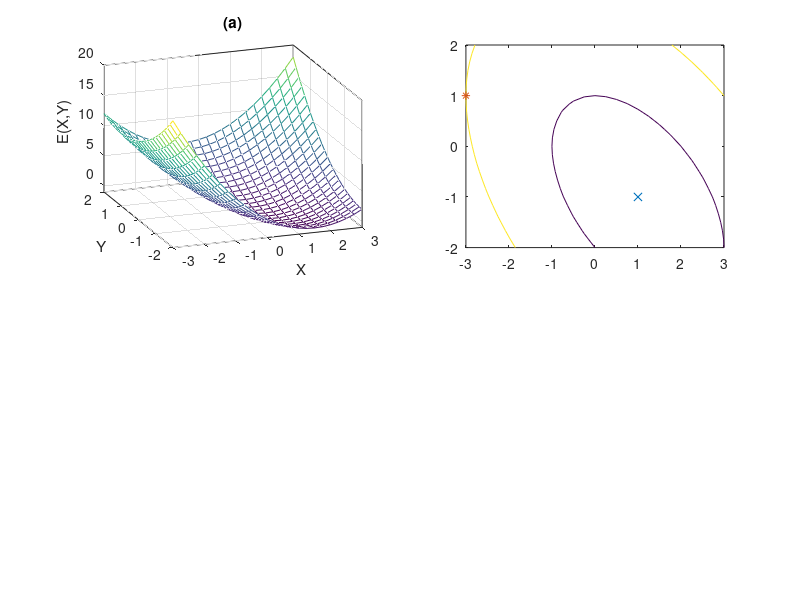

MATLAB code to generate this figure: (Note: this script raises an error after producing the figure.)
% bfgs.m
%
% Quadratic case --- Quasi-Newton BFGS formula 
%
% ukuran step = analysis
%
%      E(x,y) = ax^2+bxy+cy^2+dx+ey+f
%
% ===> E(x,y) = 1/2 * t'*A*t+B'*t+C  where t = [x; y]'
%
a=1;b=1;c=1;d=-1;e=1;f=0;
A = [2*a b; b  2*c];
B = [d; e];
C = f;
point_n = 25;
x=linspace(-3, 3, point_n);
y=linspace(-2, 2, point_n);
[xx,yy]=meshgrid(x,y);
zz=a*xx.^2+b*xx.*yy+c*yy.^2+d*xx+e*yy+f;

subplot(221);
mesh(xx, yy, zz);
view([-20, 25]); set(gca, 'box', 'on');
axis([-inf inf -inf inf -inf inf]);
xlabel('X'); ylabel('Y'); zlabel('E(X,Y)');
title('(a)');

%%%%%%%%%%%%%%%%%%%%%%%%%%%%%%%%%%%%%%%%%%%%%%%%%%

subplot(222);
% The initial point
x0 = -3; y0 = 1;     

% How many points ?
p_count = 3;

position = zeros(p_count, 2);
position(1,1) = x0; position(1,2) = y0;
t = position(1, :)';
contour_level = 1/2 * t'*A*t+B'*t+C;

g = A*t+B;
siz = size(A); 
% Set the identity matrix to the initial inverse-Hessian-matrix
% The first step is in the steepest descent direction
InvHess = eye(siz);

for i = 2:p_count,

	dirc = - InvHess * g;
% Determine the step size (eta) analytically.
	eta = - g'* dirc/(dirc'*A*dirc);
	position(i,:)=position(i-1,:) + eta*dirc';

	t = position(i,:)';
	contour_level = [contour_level; 1/2 * t'*A*t+B'*t+C];

	g_old = g;
	g = A*t+B;

	d_pos = position(i,:)'-position(i-1,:)';
	d_g = g - g_old;

	InvHess = ( eye(siz) - ( (d_pos*d_g') / (d_pos'*d_g) ) ) ...
	* InvHess * ( eye(siz) - (d_g*d_pos')/(d_pos'*d_g) ) ...
	+ (d_pos*d_pos')/(d_pos'*d_g);

end

contour(xx, yy, zz, contour_level);
hold on;
% The last point?
x_last = position(p_count,1); y_last = position(p_count,2);
plot(x_last, y_last, 'x');
plot(x0, y0, '*');
arrow(position(:, 1), position(:, 2));
xlabel('X'); ylabel('Y'); title('(b)');
hold off;
axis image;
%
